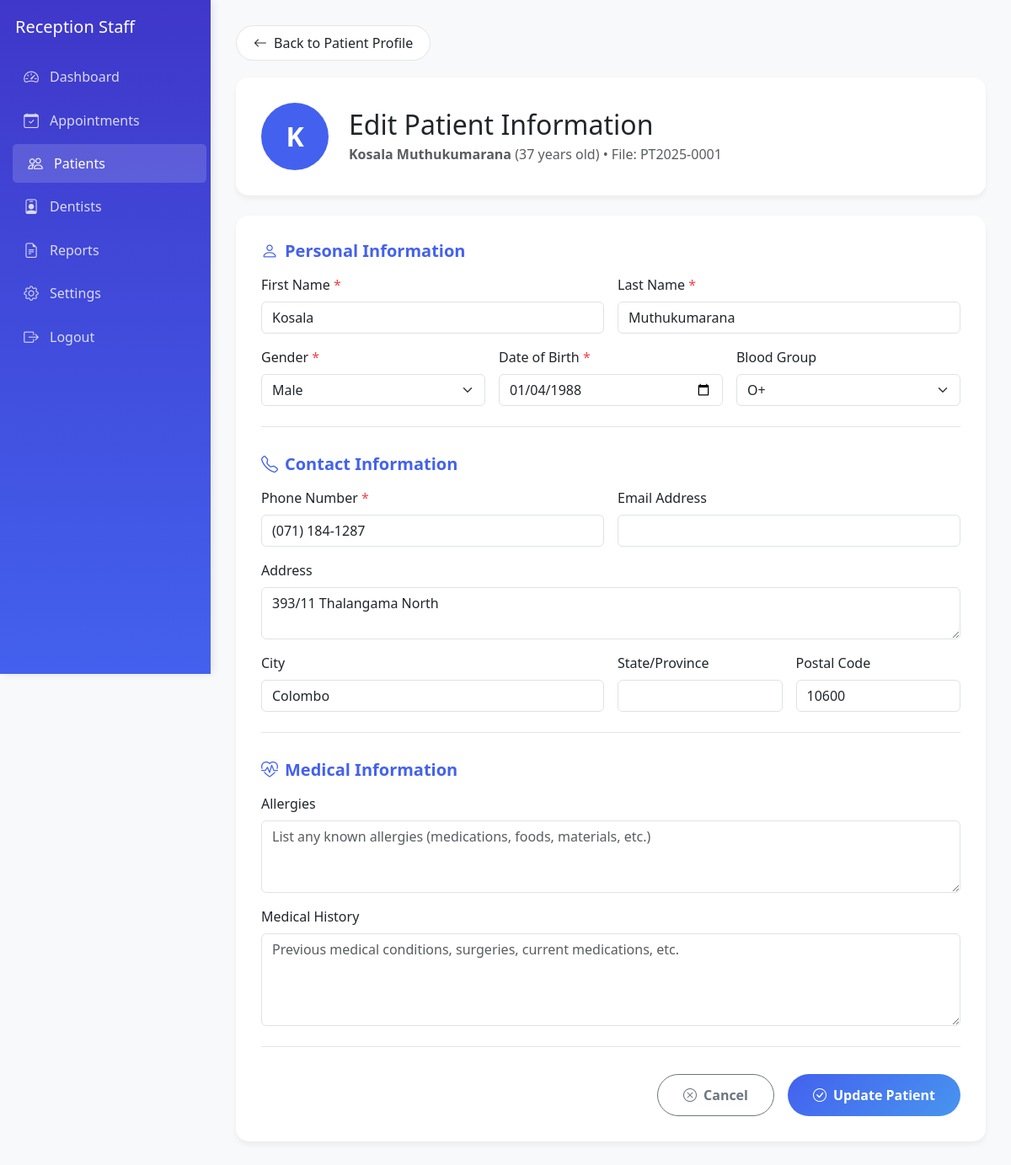
The app's page /DenTec/dashboard/staff/edit_patient.php?id=2 (signed in) with its own data.
### tables this page shows
CREATE TABLE `patients` (
  `patient_id` int(11) NOT NULL,
  `file_number` varchar(20) NOT NULL,
  `photo` varchar(255) DEFAULT NULL,
  `first_name` varchar(50) NOT NULL,
  `last_name` varchar(50) NOT NULL,
  `gender` enum('Male','Female','Other') NOT NULL,
  `date_of_birth` date NOT NULL,
  `phone` varchar(20) NOT NULL,
  `email` varchar(100) DEFAULT NULL,
  `address` text DEFAULT NULL,
  `city` varchar(50) DEFAULT NULL,
  `state` varchar(50) DEFAULT NULL,
  `postal_code` varchar(20) DEFAULT NULL,
  `blood_group` varchar(5) DEFAULT NULL,
  `allergies` text DEFAULT NULL,
  `medical_history` text DEFAULT NULL,
  `created_at` timestamp NOT NULL DEFAULT current_timestamp(),
  `updated_at` timestamp NOT NULL DEFAULT current_timestamp() ON UPDATE current_timestamp()
);

### DenTec/dashboard/staff/edit_patient.php (the view, shortened to what this page needs)
<?php
include '../../includes/db_connect.php';
$patient_id = isset($_GET['id']) ? (int)$_GET['id'] : 0;
$patient_query = "SELECT * FROM patients WHERE patient_id = ?";
$stmt = $conn->prepare($patient_query);
$stmt->bind_param("i", $patient_id);
$stmt->execute();
$patient_result = $stmt->get_result();
$patient = $patient_result->fetch_assoc();
$errors = [];
if ($_SERVER['REQUEST_METHOD'] === 'POST') {
    $first_name = trim($_POST['first_name'] ?? '');
    $last_name = trim($_POST['last_name'] ?? '');
    $gender = $_POST['gender'] ?? '';
    $date_of_birth = $_POST['date_of_birth'] ?? '';
    $phone = trim($_POST['phone'] ?? '');
    $email = trim($_POST['email'] ?? '');
    $address = trim($_POST['address'] ?? '');
    $city = trim($_POST['city'] ?? '');
    $state = trim($_POST['state'] ?? '');
    $postal_code = trim($_POST['postal_code'] ?? '');
    $blood_group = trim($_POST['blood_group'] ?? '');
    $allergies = trim($_POST['allergies'] ?? '');
    $medical_history = trim($_POST['medical_history'] ?? '');
    if (empty($first_name)) {
        $errors[] = "First name is required.";
    }
    if (empty($last_name)) {
        $errors[] = "Last name is required.";
    }
    if (empty($gender) || !in_array($gender, ['Male', 'Female', 'Other'])) {
        $errors[] = "Please select a valid gender.";
    }
    if (empty($date_of_birth)) {
        $errors[] = "Date of birth is required.";
    } else {
        $dob = DateTime::createFromFormat('Y-m-d', $date_of_birth);
        if (!$dob || $dob > new DateTime()) {
            $errors[] = "Please enter a valid date of birth.";
        }
    }
    if (empty($phone)) {
        $errors[] = "Phone number is required.";
    }
    if (!empty($email) && !filter_var($email, FILTER_VALIDATE_EMAIL)) {
        $errors[] = "Please enter a valid email address.";
    }
    if (!empty($email)) {
        $email_check = $conn->prepare("SELECT patient_id FROM patients WHERE email = ? AND patient_id != ?");
        $email_check->bind_param("si", $email, $patient_id);
        $email_check->execute();
        if ($email_check->get_result()->num_rows > 0) {
            $errors[] = "This email address is already registered to another patient.";
        }
    }
    $phone_check = $conn->prepare("SELECT patient_id FROM patients WHERE phone = ? AND patient_id != ?");
    $phone_check->bind_param("si", $phone, $patient_id);
    $phone_check->execute();
    if ($phone_check->get_result()->num_rows > 0) {
        $errors[] = "This phone number is already registered to another patient.";
    }
    if (empty($errors)) {
        $update_query = "UPDATE patients SET
                        first_name = ?,
                        last_name = ?,
                        gender = ?,
                        date_of_birth = ?,
                        phone = ?,
                        email = ?,
                        address = ?,
                        city = ?,
                        state = ?,
                        postal_code = ?,
                        blood_group = ?,
                        allergies = ?,
                        medical_history = ?,
                        updated_at = CURRENT_TIMESTAMP
                        WHERE patient_id = ?";
        $stmt = $conn->prepare($update_query);
        $stmt->bind_param("sssssssssssssi",
            $first_name, $last_name, $gender, $date_of_birth,
            $phone, $email, $address, $city, $state,
            $postal_code, $blood_group, $allergies, $medical_history, $patient_id);
        if ($stmt->execute()) {
            $_SESSION['success'] = "Patient information updated successfully!";
            header("Location: patient_profile.php?id=" . $patient_id);
            exit();
        } else {
            $errors[] = "Failed to update patient information. Please try again.";
        }
    }
} else {
    $first_name = $patient['first_name'];
    $last_name = $patient['last_name'];
    $gender = $patient['gender'];
    $date_of_birth = $patient['date_of_birth'];
    $phone = $patient['phone'];
    $email = $patient['email'];
    $address = $patient['address'];
    $city = $patient['city'];
    $state = $patient['state'];
    $postal_code = $patient['postal_code'];
    $blood_group = $patient['blood_group'];
    $allergies = $patient['allergies'];
    $medical_history = $patient['medical_history'];
}
$dob = new DateTime($patient['date_of_birth']);
$now = new DateTime();
$age = $now->diff($dob)->y;
?>
<!DOCTYPE html>
<html lang="en">
<head>
  <link href="https://cdn.jsdelivr.net/npm/bootstrap@5.3.0/dist/css/bootstrap.min.css" rel="stylesheet" />
  <link href="https://cdn.jsdelivr.net/npm/bootstrap-icons@1.10.5/font/bootstrap-icons.css" rel="stylesheet" />
</head>
<body>
  <div class="d-flex">
    <div class="sidebar">
      <h5 class="text-white mb-4 ps-2"><?php echo htmlspecialchars($_SESSION['full_name'] ?? ''); ?></h5>
      <a href="index.php">
        <i class="bi bi-speedometer2"></i>
        <span>Dashboard</span>
      </a>
      <a href="schedule_appointment.php">
        <i class="bi bi-calendar-check"></i>
        <span>Appointments</span>
      </a>
      <a href="patient.php" class="active">
        <i class="bi bi-people"></i>
        <span>Patients</span>
      </a>
      <a href="#">
        <i class="bi bi-person-badge"></i>
        <span>Dentists</span>
      </a>
      <a href="#">
        <i class="bi bi-file-earmark-text"></i>
        <span>Reports</span>
      </a>
      <a href="#">
        <i class="bi bi-gear"></i>
        <span>Settings</span>
      </a>
      <a href="../../logout.php" class="mt-auto">
        <i class="bi bi-box-arrow-right"></i>
        <span>Logout</span>
      </a>
    </div>
    <div class="main flex-fill">
      <a href="patient_profile.php?id=<?php echo $patient_id; ?>" class="back-button">
        <i class="bi bi-arrow-left me-2"></i> Back to Patient Profile
      </a>
      <div class="form-container mb-4">
        <div class="row align-items-center">
          <div class="col-auto">
            <div class="avatar">
              <?php echo strtoupper(substr($patient['first_name'], 0, 1)); ?>
            </div>
          </div>
          <div class="col">
            <h2 class="mb-1">Edit Patient Information</h2>
            <p class="text-muted mb-0">
              <strong><?php echo htmlspecialchars($patient['first_name'] . ' ' . $patient['last_name']); ?></strong>
              (<?php echo $age; ?> years old) • File: <?php echo htmlspecialchars($patient['file_number']); ?>
            </p>
          </div>
        </div>
      </div>
      <form method="POST" class="form-container">
        <div class="form-section">
          <h5><i class="bi bi-person me-2"></i>Personal Information</h5>
          <div class="row g-3">
            <div class="col-md-6">
              <label for="first_name" class="form-label">First Name <span class="required">*</span></label>
              <input type="text" class="form-control" id="first_name" name="first_name"
                     value="<?php echo htmlspecialchars($first_name); ?>" required>
            </div>
            <div class="col-md-6">
              <label for="last_name" class="form-label">Last Name <span class="required">*</span></label>
              <input type="text" class="form-control" id="last_name" name="last_name"
                     value="<?php echo htmlspecialchars($last_name); ?>" required>
            </div>
            <div class="col-md-4">
              <label for="gender" class="form-label">Gender <span class="required">*</span></label>
              <select class="form-select" id="gender" name="gender" required>
                <option value="Male" <?php echo $gender === 'Male' ? 'selected' : ''; ?>>Male</option>
              </select>
            </div>
            <div class="col-md-4">
              <label for="date_of_birth" class="form-label">Date of Birth <span class="required">*</span></label>
              <input type="date" class="form-control" id="date_of_birth" name="date_of_birth"
                     value="<?php echo htmlspecialchars($date_of_birth); ?>" required>
            </div>
            <div class="col-md-4">
              <label for="blood_group" class="form-label">Blood Group</label>
              <select class="form-select" id="blood_group" name="blood_group">
                <option value="O+" <?php echo $blood_group === 'O+' ? 'selected' : ''; ?>>O+</option>
              </select>
            </div>
          </div>
        </div>
        <div class="form-section">
          <h5><i class="bi bi-telephone me-2"></i>Contact Information</h5>
          <div class="row g-3">
            <div class="col-md-6">
              <label for="phone" class="form-label">Phone Number <span class="required">*</span></label>
              <input type="tel" class="form-control" id="phone" name="phone"
                     value="<?php echo htmlspecialchars($phone); ?>" required>
            </div>
            <div class="col-md-6">
              <label for="email" class="form-label">Email Address</label>
              <input type="email" class="form-control" id="email" name="email"
                     value="<?php echo htmlspecialchars($email); ?>">
            </div>
            <div class="col-12">
              <label for="address" class="form-label">Address</label>
              <textarea class="form-control" id="address" name="address" rows="2"><?php echo htmlspecialchars($address); ?></textarea>
            </div>
            <div class="col-md-6">
              <label for="city" class="form-label">City</label>
              <input type="text" class="form-control" id="city" name="city"
                     value="<?php echo htmlspecialchars($city); ?>">
            </div>
            <div class="col-md-3">
              <label for="state" class="form-label">State/Province</label>
              <input type="text" class="form-control" id="state" name="state"
                     value="<?php echo htmlspecialchars($state); ?>">
            </div>
            <div class="col-md-3">
              <label for="postal_code" class="form-label">Postal Code</label>
              <input type="text" class="form-control" id="postal_code" name="postal_code"
                     value="<?php echo htmlspecialchars($postal_code); ?>">
            </div>
          </div>
        </div>
        <div class="form-section">
          <h5><i class="bi bi-heart-pulse me-2"></i>Medical Information</h5>
          <div class="row g-3">
            <div class="col-12">
              <label for="allergies" class="form-label">Allergies</label>
              <textarea class="form-control" id="allergies" name="allergies" rows="3"
                        placeholder="List any known allergies (medications, foods, materials, etc.)"><?php echo htmlspecialchars($allergies); ?></textarea>
            </div>
            <div class="col-12">
              <label for="medical_history" class="form-label">Medical History</label>
              <textarea class="form-control" id="medical_history" name="medical_history" rows="4"
                        placeholder="Previous medical conditions, surgeries, current medications, etc."><?php echo htmlspecialchars($medical_history); ?></textarea>
            </div>
          </div>
        </div>
        <div class="d-flex gap-3 justify-content-end">
          <a href="patient_profile.php?id=<?php echo $patient_id; ?>" class="btn btn-outline-secondary">
            <i class="bi bi-x-circle me-2"></i>Cancel
          </a>
          <button type="submit" class="btn btn-primary">
            <i class="bi bi-check-circle me-2"></i>Update Patient
          </button>
        </div>
      </form>
    </div>
  </div>
</body>
</html>

### DenTec/dashboard/staff/edit_patient.php (style rules this page uses)
:root { --primary-color: #4361ee; --secondary-color: #3f37c9; --accent-color: #4895ef; --success-color: #4cc9f0; --warning-color: #f8961e; --danger-color: #f94144; --light-bg: #f8f9fa; --dark-text: #212529; --light-text: #6c757d; }
body { font-family: 'Segoe UI', sans-serif; background-color: var(--light-bg); }
.sidebar { height: 100vh; background: linear-gradient(180deg, var(--secondary-color), var(--primary-color)); color: #fff; padding: 20px 10px; position: fixed; width: 250px; box-shadow: 2px 0 10px rgba(0,0,0,0.1); z-index: 1000; }
.sidebar a { color: rgba(255,255,255,0.8); text-decoration: none; display: flex; align-items: center; padding: 10px 15px; border-radius: 5px; margin-bottom: 5px; transition: all 0.3s ease; }
.sidebar a:hover, .sidebar a.active { background-color: rgba(255,255,255,0.15); color: #fff; transform: translateX(5px); }
.sidebar i { width: 24px; text-align: center; margin-right: 10px; font-size: 1.1rem; }
.main { margin-left: 250px; padding: 30px; background-color: var(--light-bg); }
.form-container { background: white; border-radius: 15px; box-shadow: 0 4px 6px rgba(0,0,0,0.05); padding: 30px; margin-bottom: 30px; }
.avatar { width: 80px; height: 80px; display: flex; align-items: center; justify-content: center; border-radius: 50%; font-weight: 600; background-color: var(--primary-color); color: white; font-size: 2rem; }
.back-button { background: rgba(255,255,255,0.9); border: 1px solid rgba(0,0,0,0.1); border-radius: 50px; padding: 8px 20px; text-decoration: none; color: var(--dark-text); display: inline-flex; align-items: center; transition: all 0.3s; margin-bottom: 20px; }
.form-section { margin-bottom: 2rem; padding-bottom: 1.5rem; border-bottom: 1px solid rgba(0,0,0,0.1); }
.form-section h5 { color: var(--primary-color); margin-bottom: 1rem; font-weight: 600; }
.btn-primary { background: linear-gradient(135deg, var(--primary-color), var(--accent-color)); border: none; border-radius: 50px; padding: 12px 30px; font-weight: 600; transition: all 0.3s; }
.btn-outline-secondary { border-radius: 50px; padding: 12px 30px; font-weight: 600; }
.required { color: var(--danger-color); }

### records on screen
patients: first_name "K", first_name+last_name "Kosala Muthukumarana", file_number "PT2025-0001", first_name "Kosala", last_name "Muthukumarana", gender "Male", date_of_birth "01/04/1988", blood_group "O+", phone "(071) 184-1287", address "393/11 Thalangama North", city "Colombo", postal_code "10600"

### other values on screen
$_SESSION['full_name'] "Reception Staff"
